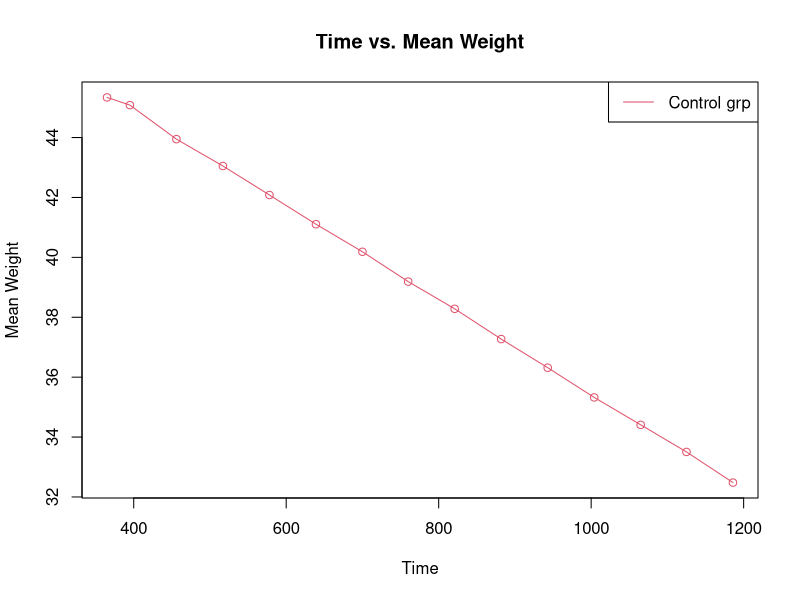
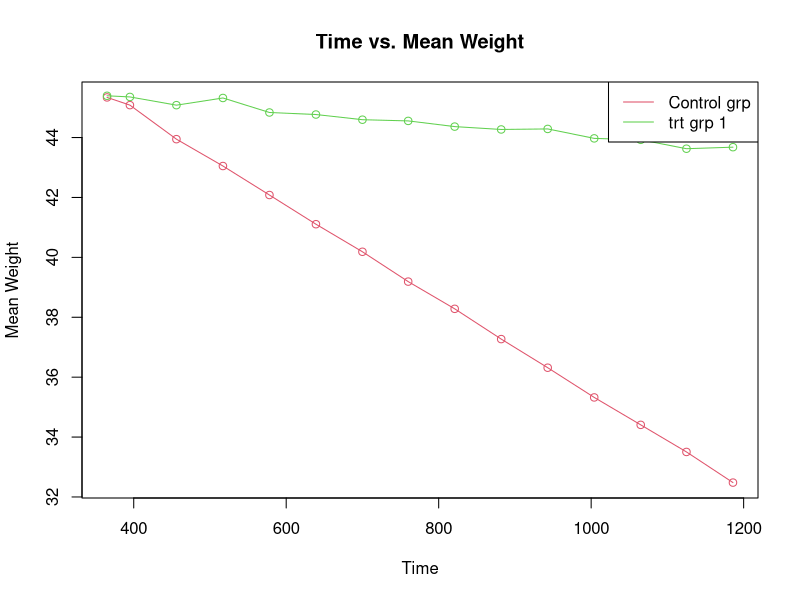

Recreate these plots in R, in order.
## ---- chunk 1
# requirements
require(MASS)
require(reshape2)
require(lme4)
require(lattice)
## ---- chunk 2
set.seed(3)

#### parameter settings ####
days<- c(365,395,456,517,578,639,700,760,821,882,943,1004,1065,1125,1186)
W<- matrix(0, nrow=length(days), ncol=2)
W[,1]<- 1
W[,2]<- days/365 - 1 # standardize
Z<- W
X<- matrix(W[,2], ncol=1)
idmatrix<- diag(length(days))

#### prior settings ####
d1 = 75.95
d2 = 871.47
d3 = matrix(c(45.50, -5.75), ncol=1)
d4_inv = matrix(c(0.04, -0.02, -0.02, 0.06), nrow=2, ncol=2)

#### initial values ####
sigma2<- 5.06
lambdaD<- 1/((9.065+14.261)/2)
alpha<- matrix(c(45.50, -5.75), ncol=1)

#### generate control grp ####
n_contrl<- 2266
y_contrl<- matrix(0, nrow=n_contrl, ncol=length(days))
for(i in 1:n_contrl){
  y_contrl[i,]<- W%*%alpha +
                 Z%*%matrix(mvrnorm(1, matrix(0, nrow=2, ncol=1), diag(2)/rgamma(1, d1, d2)), ncol=1) +
                 matrix(mvrnorm(1, matrix(0, nrow=length(days), ncol=1), sigma2*idmatrix), ncol=1)
}

colnames(y_contrl)<- days

contrl_grp<- as.data.frame(y_contrl)
contrl_grp$id<- as.factor(seq(1, n_contrl))
contrl_grp$diet<- as.factor(99)

## convert to long format
contrl_grp<- melt(contrl_grp, id.vars = c('id', 'diet'), variable.name  = 'days', value.name = 'weight')
contrl_grp<- contrl_grp[order(contrl_grp$id, contrl_grp$days), ]
contrl_grp$days<- as.numeric(as.character(contrl_grp$days))
contrl_grp = contrl_grp[, c("days", "id", 'diet', 'weight')]

## save to file
#write.table(contrl_grp, "../simu_control_grp.txt", quote = FALSE, row.names=FALSE)
## ---- chunk 3
plot(days, apply(y_contrl, 2, mean), 'o', col=2, main="Time vs. Mean Weight", xlab="Time", ylab="Mean Weight")
legend("topright", c("Control grp"), lty=1, col=2)
## ---- chunk 4
set.seed(3)

simu_grp<- contrl_grp

id_idx<- n_contrl
diet_idx<- 1
## add Beta params to modify Alpha
for(beta in seq(-5, 5)){
  ## simulate data
  n_trt<- 1000
  y_trt<- matrix(0, nrow=n_trt, ncol=length(days))
  for(i in 1:n_trt){
    y_trt[i,]<- W%*%alpha + X*beta +
      Z%*%matrix(mvrnorm(1, matrix(0, nrow=2, ncol=1), diag(2)/rgamma(1, d1, d2)), ncol=1) +
      matrix(mvrnorm(1, matrix(0, nrow=length(days), ncol=1), sigma2*idmatrix), ncol=1)
    }
  
  colnames(y_trt)<- days
  
  trt_grp<- as.data.frame(y_trt)
  trt_grp$id<- as.factor(seq(id_idx+1, id_idx+n_trt))
  trt_grp$diet<- as.factor(diet_idx)
  
  id_idx = id_idx + n_trt
  diet_idx = diet_idx + 1
  
  ## convert to long format
  trt_grp<- melt(trt_grp, id.vars = c('id', 'diet'), variable.name  = 'days', value.name = 'weight')
  trt_grp<- trt_grp[order(trt_grp$id, trt_grp$days), ]
  trt_grp$days<- as.numeric(as.character(trt_grp$days))
  trt_grp = trt_grp[, c("days", "id", 'diet', 'weight')]
  
  simu_grp<- rbind(simu_grp, trt_grp)
}

## save to file
write.table(simu_grp, "../simu_grp.txt", quote = FALSE, row.names=FALSE)
## ---- chunk 5
plot(days, apply(y_contrl, 2, mean), 'o', col=2, main="Time vs. Mean Weight", xlab="Time", ylab="Mean Weight")
lines(days, apply(y_trt, 2, mean) , 'o', col=3, main="Time vs. Mean Weight", xlab="Time", ylab="Mean Weight")
legend("topright", c("Control grp", "trt grp 1"), lty=1, col=c(2, 3))
